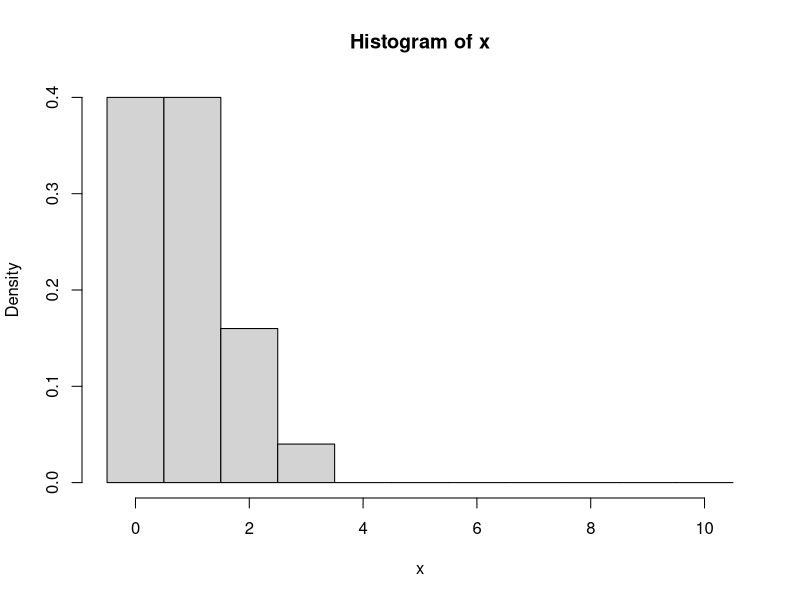
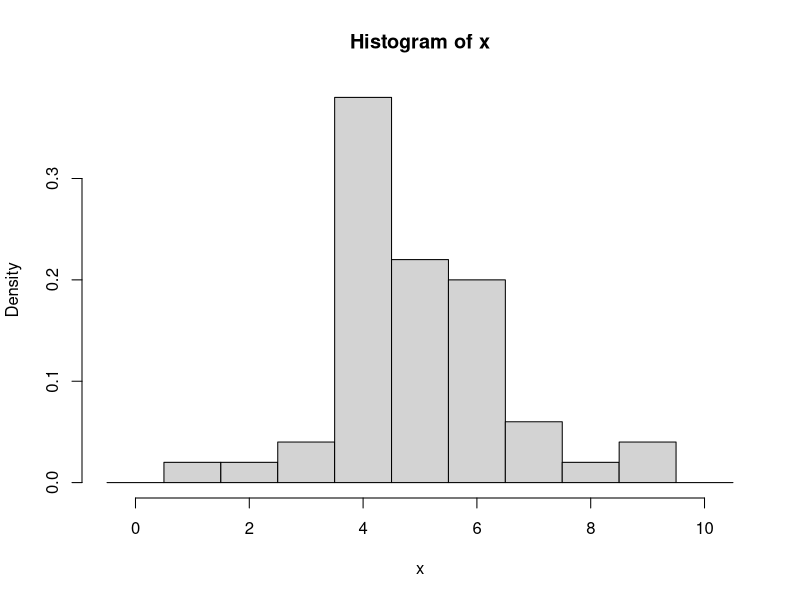
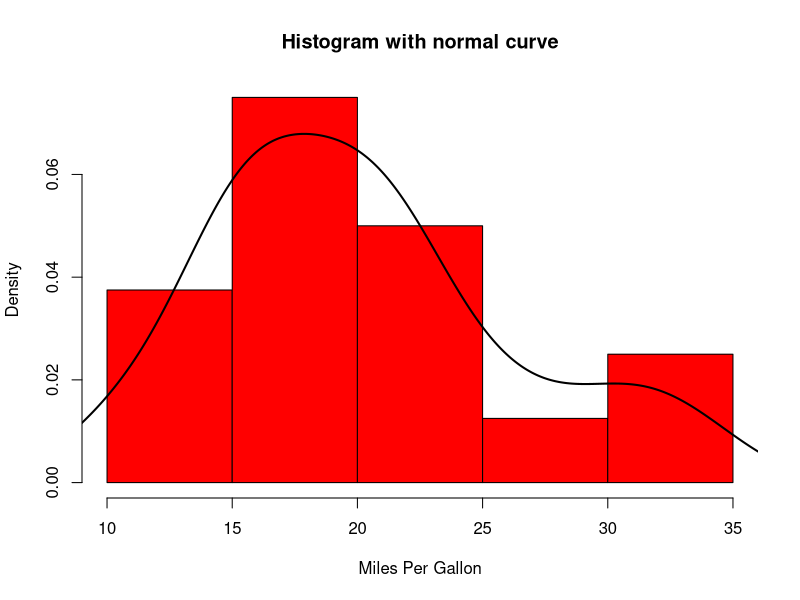
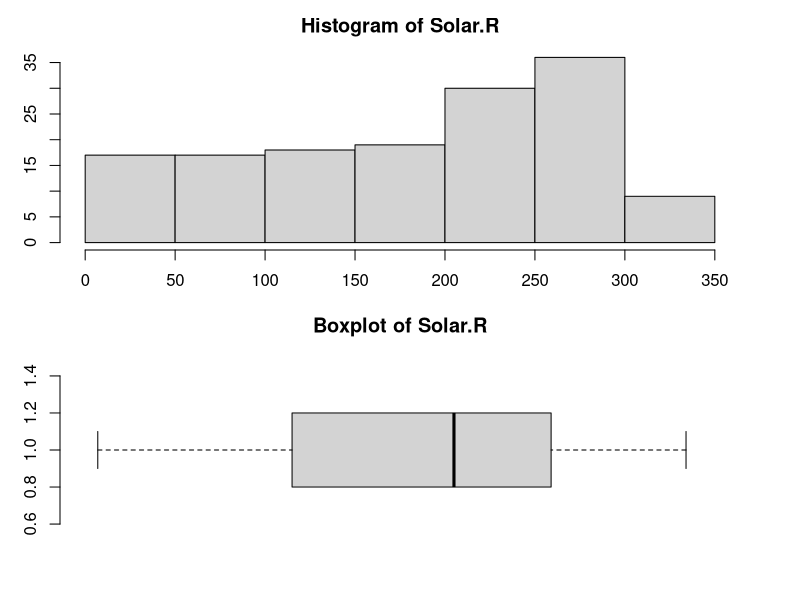
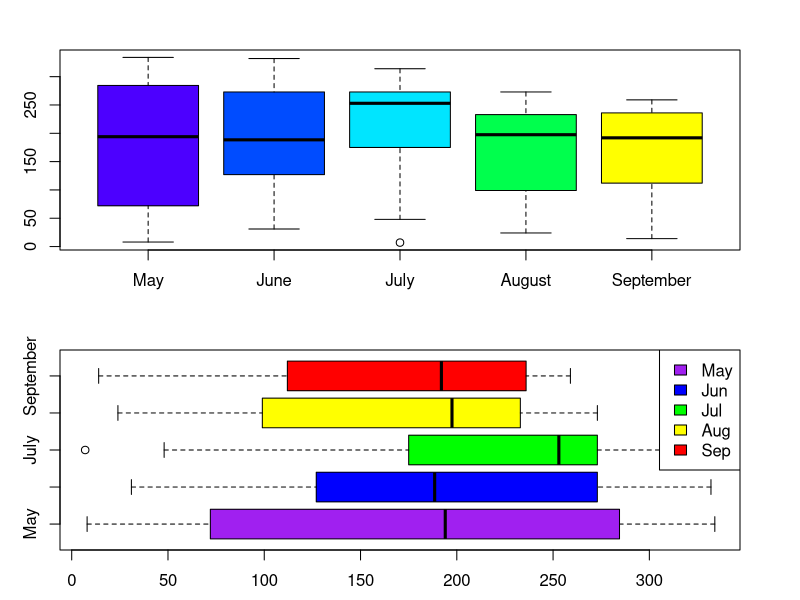
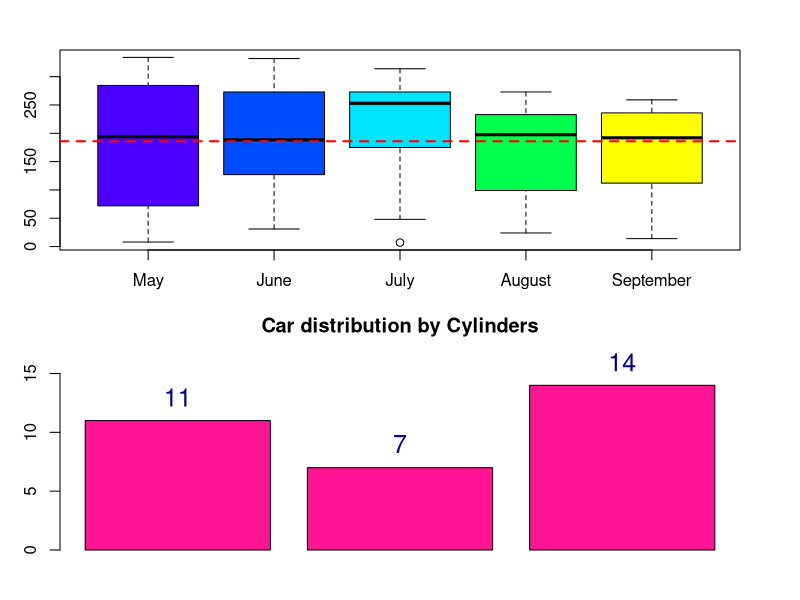
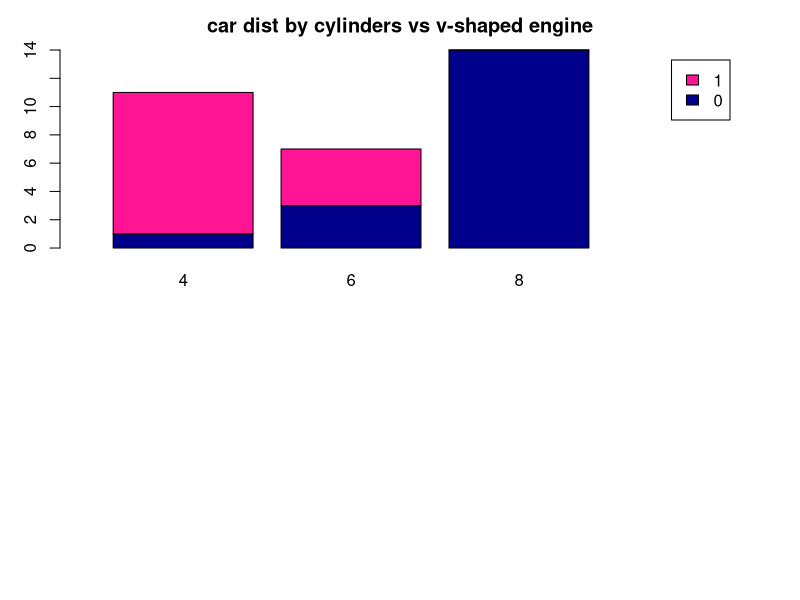

The R source for these figures, in order: (Note: this script raises an error after producing the figures.)
#Binomial Distribution
#n = sample, size or trials

x = rbinom(n=50, size=10, prob=0.1)
hist(x, freq=F,breaks=seq(-0.5,10.5,1))


x = rbinom(n=50, size=10, prob=0.5)
hist(x, freq=F,breaks=seq(-0.5,10.5,1))

#Kernel Density Estimation
?mtcars
attach(mtcars)

dsty = density(mtcars$mpg, kernel="gaussian")
str(dsty)
x = mtcars$mpg
hist(x, freq=F,col="red",xlab="Miles Per Gallon", main="Histogram with normal curve")

dsty = density(mtcars$mpg, kernel="gaussian")
lines(dsty$x, dsty$y, type="l", lwd=2)

#Boxplots
?airquality
data("airquality")
str(airquality)

air = airquality
head(air)
unique(air$Month)
attach(air) #attach will keep the dataframe in history
par(mfrow=c(2,1),mai=c(0.5,0.6,0.5,0.6)) #mai is for margins
hist(Solar.R, xlim=c(0,350))
boxplot(Solar.R, horizontal=T,main="Boxplot of Solar.R", ylim=c(0,350),axes=F)
axis(2) #Places measures in designated spots

median(Solar.R, na.rm=T)
quantile(Solar.R, probs=seq(0,1,0.25),na.rm=T)
c(min(Solar.R,na.rm=T), max(Solar.R, na.rm=T))
summary(Solar.R) #Summarizes min, max, med, mean, quantiles (EDA - Exploratory Data Analysis)

library(dplyr)
months = recode_factor(air$Month, '5'="May", '6'="June", '7'="July", '8'="August", '9'="September") #Recode for dfs
unique(months)
boxplot(Solar.R~months,data=air,col=topo.colors(length(unique(months))))

boxplot(Solar.R~months, data=air,horizontal=T,col=c("purple","blue","green","yellow","red"))
legend("topright",legend=c("May","Jun","Jul","Aug","Sep"),fill=c("purple","blue","green","yellow","red"))

boxplot(Solar.R~months,data=air,col=topo.colors(length(unique(months))))
abline(h=mean(air$Solar.R,na.rm=T),col="red",lty="dashed",lwd=2)

#Barplots
data("mtcars")
head(mtcars)
counts = table(mtcars$cyl)
counts = as.vector(counts)
xx = barplot(counts, main="Car distribution by Cylinders", xlab="Number of Cylinders", ylim=c(0,max(counts)+3), col="deeppink")
text(x=xx,y=counts+2, labels=as.character(counts),cex=1.5, col="darkblue")
counts = table(mtcars$vs, mtcars$cyl)
barplot(counts, main="car dist by cylinders vs v-shaped engine",
         xlab="Number of cylinders", col=c("darkblue", "deeppink"),
         xlim=c(0,4.5), legend = rownames(counts))
cex?


counts = table(mtcars$cyl, mtcars$vs)
barplot(counts, main="car dist by cylinders vs engine shape", 
        xlab="number of cylinders", col=c("darkblue", "deeppink"),
        xlim=c(0,8),
        legend=rownames(counts),beside=T)



